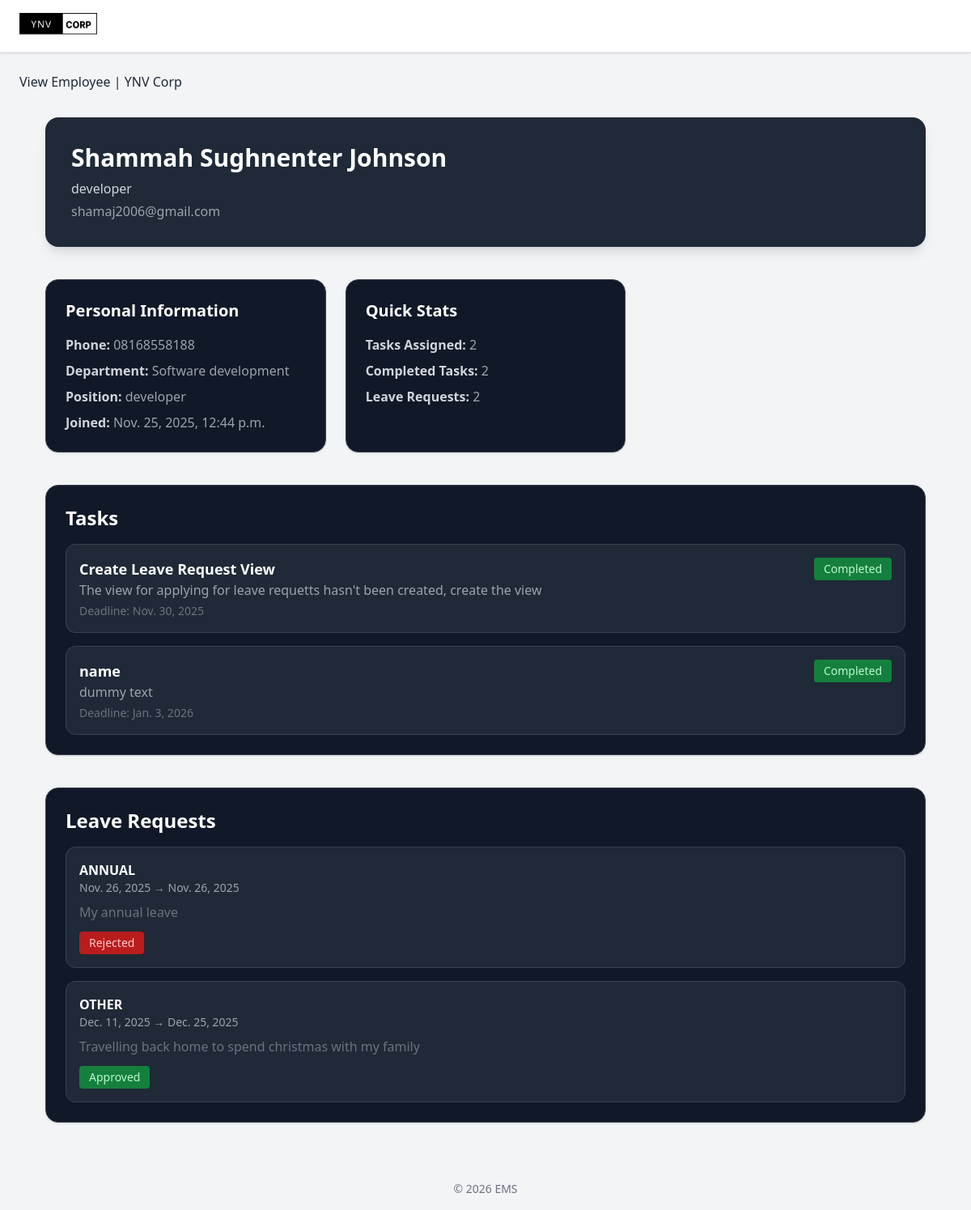
Before: /employee/1/ with the older database file.
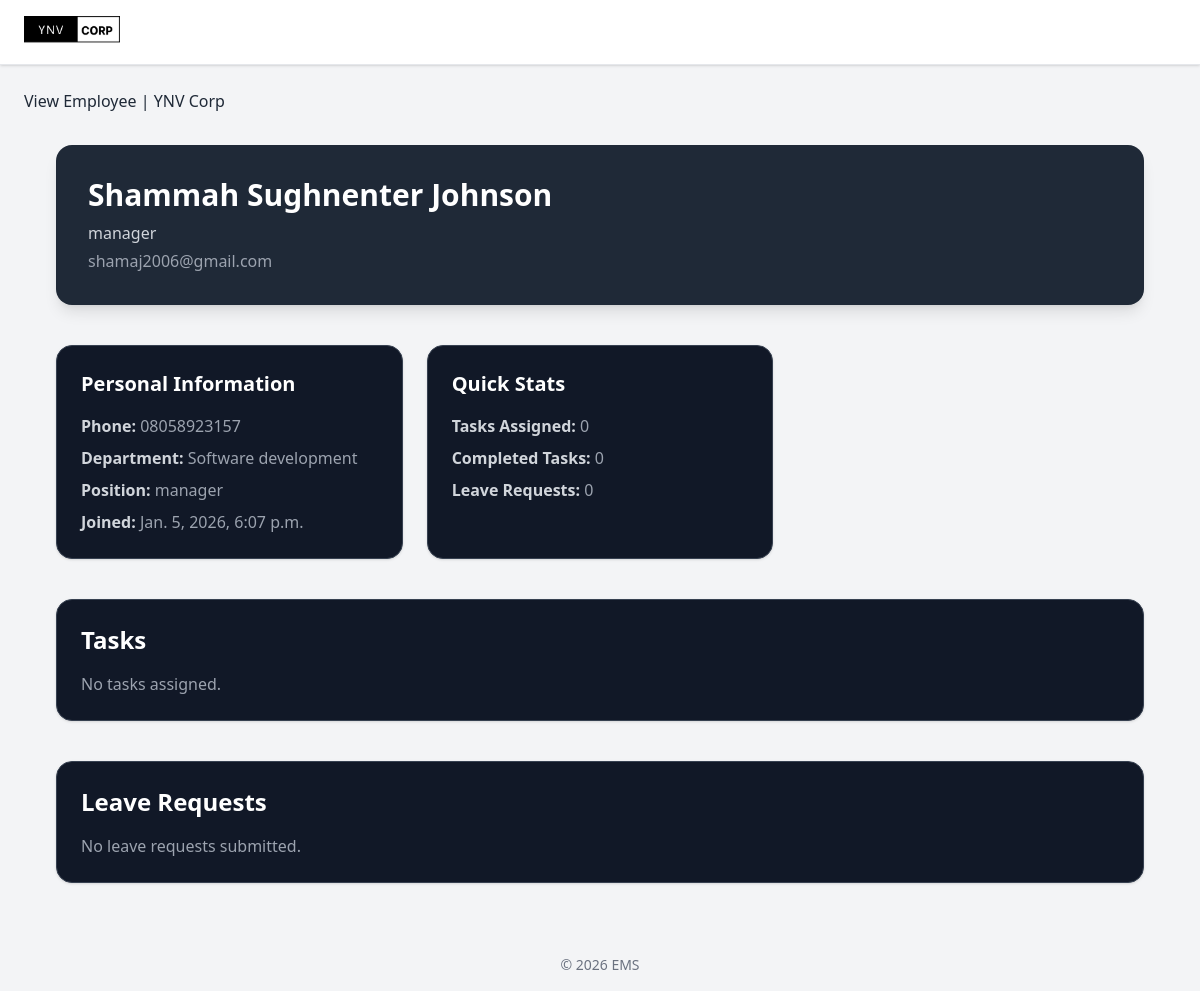
After: the same page with the newer database file.
### employee/models.py (models this page shows, shortened)
class Employee(AbstractUser):
    GENDER_CHOICES=(
        ('male', 'MALE'),
        ('female', 'FEMALE'),
        )
    POSITION_CHOICES=(
        ('manager', 'MANAGER'),
        ('developer', 'DEVELOPER'),
        ('designer', 'DESIGNER'),
        ('tester', 'TESTER'),
        ('hr manager', 'HR MANAGER'),
        ('intern', 'INTERN'),
        ('software engineer', 'SOFTWARE ENGINEER'),
        ('data scientist', 'DATA SCIENTIST'),
        ('product manager', 'PRODUCT MANAGER'),
        ('business analyst', 'BUSINESS ANALYST'),
        ('devops engineer', 'DEVOPS ENGINEER'),
        ('system administrator', 'SYSTEM ADMINISTRATOR'),
        ('network engineer', 'NETWORK ENGINEER'),
        ('technical support', 'TECHNICAL SUPPORT'),
        ('it consultant', 'IT CONSULTANT'),
        ('other', 'OTHER'),
    )
    DEPARTMENT_CHOICES=(
        ('sales', 'SALES'),
        ('resarch & development', 'RESEARCH & DEVELOPMENT'),
        ('software development', 'SOFTWARE DEVELOPMENT'),
        ('product research', 'PRODUCT RESEARCH'),
        ('marketing', 'MARKETING'),
        ('human resource', 'HUMAN RESOURCE'),
        ('legal','LEGAL'),
        ('customer service', 'CUSTOMER SERVICE')
    )
    full_name = models.CharField(max_length=200, blank=True)
    email = models.EmailField(unique=True)
    gender = models.CharField(max_length=10, choices=GENDER_CHOICES)
    position = models.CharField(max_length=200, blank=True, choices=POSITION_CHOICES)
    date_of_birth = models.DateField(null=True)
    employment_date = models.DateField(default=date.today)
    phone_number = models.CharField(max_length=15, blank=True)
    address = models.CharField(max_length=200, blank=True)
    employee_id = models.CharField(max_length=20, unique=True, blank=True)
    department = models.CharField(max_length=100, blank=True, choices=DEPARTMENT_CHOICES)
    USERNAME_FIELD = 'email'
    REQUIRED_FIELDS = ['username']

class Task(models.Model):
    assigned_to = models.ForeignKey(Employee, on_delete=models.CASCADE, related_name="assigned_tasks")
    title = models.CharField(max_length=100) #title of task field
    description = models.TextField() #description of task field
    assigned_date = models.DateField(auto_now_add=True) #date field for assigned date
    deadline = models.DateField() #date field for deadline
    complete = models.BooleanField(default=False)
    class Meta():
        ordering = ['complete']

class LeaveRequest(models.Model):
    STATUS_CHOICES = [
        ('Pending', 'Pending'),
        ('Approved', 'Approved'),
        ('Rejected', 'Rejected'),
    ] # status choices for the leave request
    LEAVE_TYPE=(
        ('sick', 'SICK'),
        ('annual', 'ANNUAL'),
        ('unpaid', 'UNPAID'),
        ('maternity', 'MATERNITY'),
        ('paternity', 'PATERNITY'),
        ('bereavement', 'BEREAVEMENT'),
        ('other', 'OTHER'),
        )
    employee = models.ForeignKey(Employee, on_delete=models.CASCADE, related_name='leave_requests')
    start_date = models.DateField() #date field for start date
    end_date = models.DateField() #date field for end date
    reason = models.TextField() #reason for leave field
    leave_type = models.CharField(max_length=20, choices=LEAVE_TYPE, default='other') #leave type field with choices
    status = models.CharField(max_length=10, choices=STATUS_CHOICES, default='Pending') #status field with choices
    applied_on = models.DateField(auto_now_add=True) #date field for applied on
    class Meta:
        ordering = ['-applied_on']
        verbose_name = "Leave Request"
        verbose_name_plural = "Leave Requests"

### employee/views.py (the view)
# urls.py: path('employee/<int:pk>/', EmployeeDetailView.as_view(), name='employee_detail'),
class EmployeeDetailView(DetailView):
    model = Employee
    template_name = 'employee/employee_detail.html'
    context_object_name = 'employee'
    def get_context_data(self, **kwargs):
        context = super().get_context_data(**kwargs)
        employee = self.get_object()
        context['tasks'] = employee.assigned_tasks.all()
        context['completed_tasks'] = employee.assigned_tasks.filter(complete=True).count()
        context['leave_requests'] = employee.leave_requests.all()
        return context

### employee/templates/employee/employee_detail.html
{% extends 'employee/base.html' %}
{% block content %}
{% block title %}View Employee | YNV Corp{% endblock %}
<div class="p-8 space-y-10">
  <div class="bg-gray-800 text-white p-8 rounded-2xl shadow-lg">
    <h1 class="text-3xl font-bold">{{ employee.full_name }}</h1>
    <p class="text-gray-300 mt-2">{{ employee.position }}</p>
    <p class="text-gray-400 mt-1">{{ employee.email }}</p>
  </div>
  <div class="grid grid-cols-1 md:grid-cols-3 gap-6">
    <div class="bg-gray-900 p-6 rounded-2xl shadow border border-gray-700">
      <h2 class="text-xl font-semibold text-white mb-4">Personal Information</h2>
      <ul class="text-gray-400 space-y-2">
        <li><strong class="text-gray-300">Phone:</strong> {{ employee.phone_number }}</li>
        <li><strong class="text-gray-300">Department:</strong> {{ employee.department }}</li>
        <li><strong class="text-gray-300">Position:</strong> {{ employee.position }}</li>
        <li><strong class="text-gray-300">Joined:</strong> {{ employee.date_joined }}</li>
      </ul>
    </div>
    <div class="bg-gray-900 p-6 rounded-2xl shadow border border-gray-700">
      <h2 class="text-xl font-semibold text-white mb-4">Quick Stats</h2>
      <ul class="text-gray-400 space-y-2">
        <li><strong class="text-gray-300">Tasks Assigned:</strong> {{ tasks.count }}</li>
        <li><strong class="text-gray-300">Completed Tasks:</strong> {{ completed_tasks }}</li>
        <li><strong class="text-gray-300">Leave Requests:</strong> {{ leave_requests.count }}</li>
      </ul>
    </div>
  </div>
  <div class="bg-gray-900 p-6 rounded-2xl shadow border border-gray-700">
    <h2 class="text-2xl font-semibold text-white mb-4">Tasks</h2>
    {% if tasks %}
      <div class="space-y-4">
        {% for task in tasks %}
          <div class="p-4 rounded-xl bg-gray-800 flex justify-between border border-gray-700">
            <div>
              <h3 class="text-lg font-semibold text-white">{{ task.title }}</h3>
              <p class="text-gray-400">{{ task.description }}</p>
              <p class="text-gray-500 text-sm mt-1">Deadline: {{ task.deadline }}</p>
            </div>
            <span class="px-3 py-1 rounded text-sm self-start
              {% if task.complete %}bg-green-700 text-green-200{% else %}bg-yellow-700 text-yellow-200{% endif %}
            ">
              {% if task.complete %}Completed{% else %}Pending{% endif %}
            </span>
          </div>
        {% endfor %}
      </div>
    {% else %}
      <p class="text-gray-400">No tasks assigned.</p>
    {% endif %}
  </div>
  <div class="bg-gray-900 p-6 rounded-2xl shadow border border-gray-700">
    <h2 class="text-2xl font-semibold text-white mb-4">Leave Requests</h2>
    {% if leave_requests %}
      <div class="space-y-4">
      {% for leave in leave_requests %}
        <div class="p-4 bg-gray-800 rounded-xl border border-gray-700">
          <p class="text-white font-semibold">{{ leave.leave_type|upper }}</p>
          <p class="text-gray-400 text-sm">{{ leave.start_date }} → {{ leave.end_date }}</p>
          <p class="text-gray-500 mt-2">{{ leave.reason }}</p>
          <span class="inline-block mt-3 px-3 py-1 rounded text-sm
            {% if leave.status == 'Approved' %}bg-green-700 text-green-200
            {% elif leave.status == 'Rejected' %}bg-red-700 text-red-200
            {% else %}bg-yellow-600 text-yellow-200{% endif %}
          ">
            {{ leave.status }}
          </span>
        </div>
      {% endfor %}
      </div>
    {% else %}
      <p class="text-gray-400">No leave requests submitted.</p>
    {% endif %}
  </div>
</div>
{% endblock %}

### employee/templates/employee/base.html (shortened to what this page needs)
{% load static %}
<!DOCTYPE html>
<html lang="en">
  <head>
    <script src="https://cdn.tailwindcss.com"></script>
  </head>
  <body class="bg-gray-100 text-gray-800">
    <header class="bg-white shadow  border-b px-6 py-4 flex justify-between items-center">
      <div class="flex items-center gap-3">
      <img src="{% static 'logo.png' %}"
          alt="YNV Corp"
          class="h-8 w-auto">
      <span class="text-xl font-bold text-white tracking-wide">
      </span>
  </div>
    </header>
    <main class="p-6">{% block content %}{% endblock %}</main>
    <footer class="p-4 text-center text-sm text-gray-500">© 2026 EMS</footer>
  </body>
</html>

Changed rows visible on the page:
removed Task: title "Create Leave Request View", description "The view for applying for leave requetts hasn't been created, create the view", deadline "Nov. 30, 2025", complete "Completed"
removed Task: title "name", description "dummy text", deadline "Jan. 3, 2026", complete "Completed"
removed LeaveRequest: leave_type "ANNUAL", start_date "Nov. 26, 2025", end_date "Nov. 26, 2025", reason "My annual leave", status "Rejected"
removed LeaveRequest: leave_type "OTHER", start_date "Dec. 11, 2025", end_date "Dec. 25, 2025", reason "Travelling back home to spend christmas with my family", status "Approved"
changed Employee "Shammah Sughnenter Johnson": position "developer" → "manager"; phone_number "08168558188" → "08058923157"; date_joined "Nov. 25, 2025, 12:44 p.m." → "Jan. 5, 2026, 6:07 p.m."; count "2" → "0"
Other visible differences:
{{ completed_tasks }}: "2" → "0"
text now shown: "No tasks assigned. No leave requests submitted."
